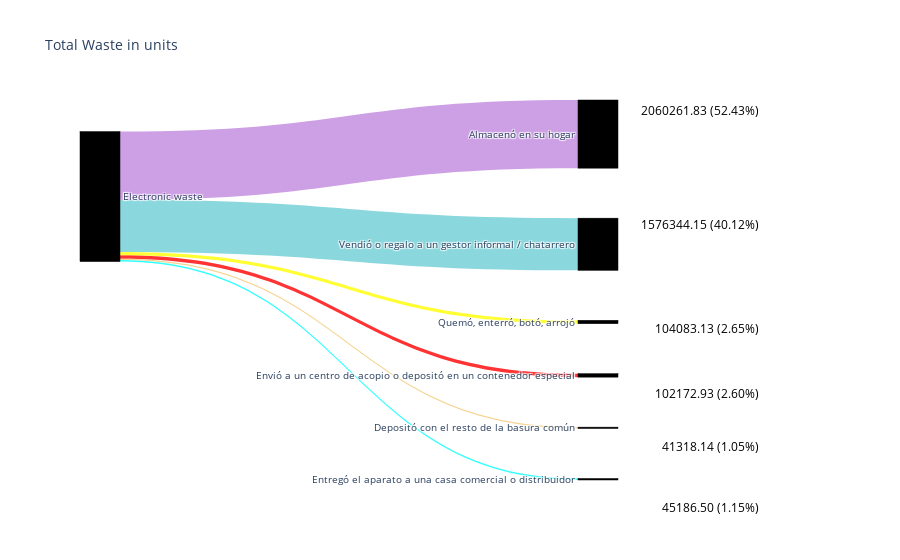

Notebook source saved alongside this figure:
### Code cell
import plotly.graph_objects as go

# Valores para los enlaces
values = [104083.1273, 1576344.148, 41318.1439, 102172.9334, 2060261.829, 45186.50049]

# Calculate the total sum of the values
total_sum = sum(values)

# Calculate the percentages
percentages = [(value / total_sum) * 100 for value in values]

# Posiciones de los nodos para las anotaciones (ajustar según sea necesario)
x_positions = [0.92, 0.92, 0.92, 0.92, 0.92, 0.92]
y_positions = [0.4, 0.7, 0.06, 0.20, 1, -0.1]

fig = go.Figure(data=[go.Sankey(
    arrangement="snap",
    node=dict(
        pad=50,
        x=[0, 0.7, 0.7, 0.7, 0.7, 0.7, 0.7],
        y=[0.4, 0.4, 0.15, 0.7, 0.2, -0.2, 0.9],
        thickness=40,
        line=dict(color="black", width=0.5),
        label=["Electronic waste",
               "Envió a un centro de acopio o depositó en un contenedor especial",
               "Vendió o regalo a un gestor informal / chatarrero",
               "Depositó con el resto de la basura común",
               "Quemó, enterró, botó, arrojó",
               "Almacenó en su hogar",
               "Entregó el aparato a una casa comercial o distribuidor"],
        color="black"
    ),
    link=dict(
        source=[0, 0, 0, 0, 0, 0],
        target=[1, 2, 3, 4, 5, 6],
        value=values,
        color=["rgba(255,0,0,0.8)", "rgba(109,206,213,0.8)", "rgba(243,200,115,0.8)", "rgba(255,255,0,0.8)",
               "rgba(193,136,222,0.8)", "rgba(0,255,255,0.8)"]
    ))])

# Añadir anotaciones para los valores y porcentajes
for i, value in enumerate(values):
    fig.add_annotation(
        x=x_positions[i],
        y=y_positions[i],
        text=f'{value:.2f} ({percentages[i]:.2f}%)',
        showarrow=False,
        font=dict(size=12, color="black"),
        align="center"
    )

fig.update_layout(title_text="Total Waste in units", font_size=10)
fig.show()

### Figure 1 — Plotly figure (JSON) as saved in the notebook; plotly's stock layout.template omitted (floating-point values rounded to 4 significant figures)
{"data": [{"arrangement": "snap", "link": {"color": ["rgba(255,0,0,0.8)", "rgba(109,206,213,0.8)", "rgba(243,200,115,0.8)", "rgba(255,255,0,0.8)", "rgba(193,136,222,0.8)", "rgba(0,255,255,0.8)"], "source": [0, 0, 0, 0, 0, 0], "target": [1, 2, 3, 4, 5, 6], "value": [104100.0, 1576000.0, 41320.0, 102200.0, 2060000.0, 45190.0]}, "node": {"color": "black", "label": ["Electronic waste", "Envió a un centro de acopio o depositó en un contenedor especial", "Vendió o regalo a un gestor informal / chatarrero", "Depositó con el resto de la basura común", "Quemó, enterró, botó, arrojó", "Almacenó en su hogar", "Entregó el aparato a una casa comercial o distribuidor"], "line": {"color": "black", "width": 0.5}, "pad": 50, "thickness": 40, "x": [0, 0.7, 0.7, 0.7, 0.7, 0.7, 0.7], "y": [0.4, 0.4, 0.15, 0.7, 0.2, -0.2, 0.9]}, "type": "sankey"}], "layout": {"annotations": [{"align": "center", "font": {"color": "black", "size": 12}, "showarrow": false, "text": "104083.13 (2.65%)", "x": 0.92, "y": 0.4}, {"align": "center", "font": {"color": "black", "size": 12}, "showarrow": false, "text": "1576344.15 (40.12%)", "x": 0.92, "y": 0.7}, {"align": "center", "font": {"color": "black", "size": 12}, "showarrow": false, "text": "41318.14 (1.05%)", "x": 0.92, "y": 0.06}, {"align": "center", "font": {"color": "black", "size": 12}, "showarrow": false, "text": "102172.93 (2.60%)", "x": 0.92, "y": 0.2}, {"align": "center", "font": {"color": "black", "size": 12}, "showarrow": false, "text": "2060261.83 (52.43%)", "x": 0.92, "y": 1}, {"align": "center", "font": {"color": "black", "size": 12}, "showarrow": false, "text": "45186.50 (1.15%)", "x": 0.92, "y": -0.1}], "font": {"size": 10}, "title": {"text": "Total Waste in units"}}}
